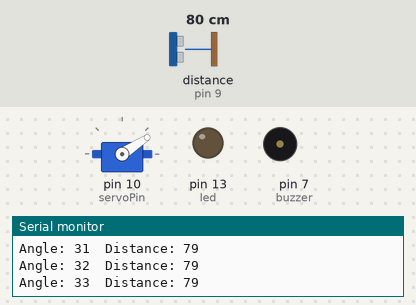
Bench run of a sketch on a simulated Arduino Uno, built with avr-gcc and run on an emulated ATmega328P. On the bench: servo, output pins drawn as LEDs (lit = HIGH), buzzer (waves = sounding, pin HIGH), the last lines printed to the serial monitor. Wiring (inferred from the names in the program): ultrasonic range finder: trigger pin 8; echo pin 9. The test bench sets the inputs (shaded band); at power-on: distance to the obstacle (sensor on pin 9) 80 cm. The echo pulse lasts 58.3 µs per cm; pins used as bus, display or sensor lines are not drawn.

Above: at 1.2 s.
1.3 s: distance to the obstacle (sensor on pin 9) set to 32 cm
4.3 s: distance to the obstacle (sensor on pin 9) set to 29 cm
At 6.01 s:
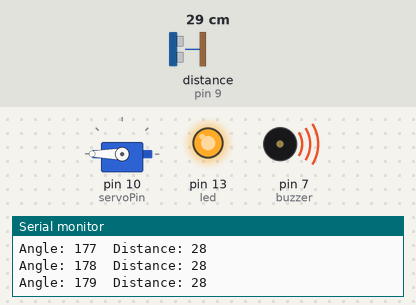
7.3 s: distance to the obstacle (sensor on pin 9) set to 4 cm
At 8.3 s:
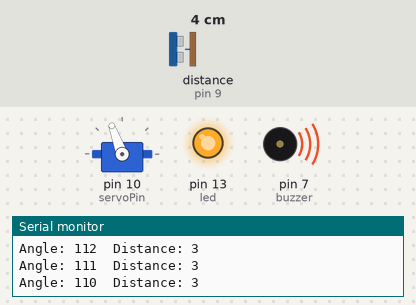
10.3 s: distance to the obstacle (sensor on pin 9) set to 35 cm
At 11.8 s:
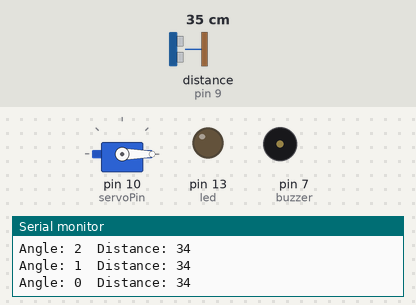
13.3 s: distance to the obstacle (sensor on pin 9) set to 9 cm
At 13.9 s:
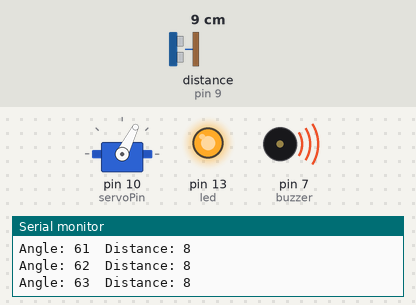
16.3 s: distance to the obstacle (sensor on pin 9) set to 120 cm
At 17.83 s:
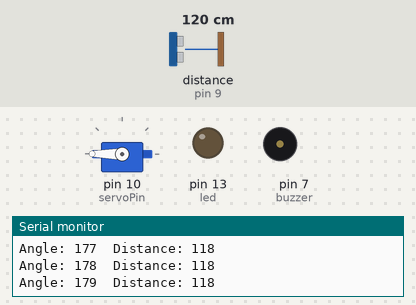
Timing chart, 0 to 20.3 s (numbered marks = the images above; inputs shaded):
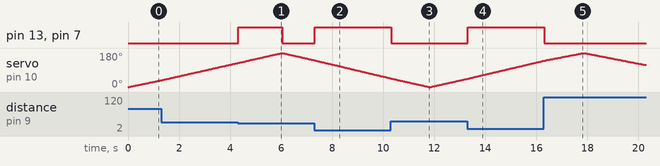

The sketch:

diyRadar.ino
```cpp
 #include <Servo.h>

Servo radarServo;

// HC-SR04 pins
const int trigPin = 8;
const int echoPin = 9;

// Buzzer and LED
const int buzzer = 7;
const int led = 13;

// Servo pin
const int servoPin = 10;

long duration;
int distance;

void setup() {

  pinMode(trigPin, OUTPUT);
  pinMode(echoPin, INPUT);

  pinMode(buzzer, OUTPUT);
  pinMode(led, OUTPUT);

  radarServo.attach(servoPin);

  Serial.begin(9600);
}

void loop() {

  // Sweep from 0 to 180
  for (int angle = 0; angle <= 180; angle++) {

    radarServo.write(angle);

    distance = getDistance();

    Serial.print("Angle: ");
    Serial.print(angle);
    Serial.print("  Distance: ");
    Serial.println(distance);

    // Object detection
    if (distance > 0 && distance < 30) {
      digitalWrite(buzzer, HIGH);
      digitalWrite(led, HIGH);
    }
    else {
      digitalWrite(buzzer, LOW);
      digitalWrite(led, LOW);
    }

    delay(30);
  }

  // Sweep back from 180 to 0
  for (int angle = 180; angle >= 0; angle--) {

    radarServo.write(angle);

    distance = getDistance();

    Serial.print("Angle: ");
    Serial.print(angle);
    Serial.print("  Distance: ");
    Serial.println(distance);

    if (distance > 0 && distance < 20) {
      digitalWrite(buzzer, HIGH);
      digitalWrite(led, HIGH);
    }
    else {
      digitalWrite(buzzer, LOW);
      digitalWrite(led, LOW);
    }

    delay(30);
  }
}


// Function to measure distance
int getDistance() {

  digitalWrite(trigPin, LOW);
  delayMicroseconds(2);

  digitalWrite(trigPin, HIGH);
  delayMicroseconds(10);

  digitalWrite(trigPin, LOW);

  duration = pulseIn(echoPin, HIGH);

  distance = duration * 0.034 / 2;

  return distance;
}
```

Measured:
- the behaviour switches between 31 and 30 cm on distance to the obstacle (sensor on pin 9) (found by bisection; images 0 and 1)
- after the input at 4.3 s, pin 13 (led), pin 7 (buzzer): LOW → HIGH at once, → LOW 1.7 s later
- after the input at 7.3 s, pin 13 (led), pin 7 (buzzer): LOW → HIGH at once
- after the input at 10.3 s, pin 13 (led), pin 7 (buzzer): HIGH → LOW at once
- after the input at 13.3 s, pin 13 (led), pin 7 (buzzer): LOW → HIGH at once
- after the input at 16.3 s, pin 13 (led), pin 7 (buzzer): HIGH → LOW at once
- by itself, servo on pin 10 (servoPin): rises from 139° to 180° in 1.5 s, then falls to 117° in 2.4 s
